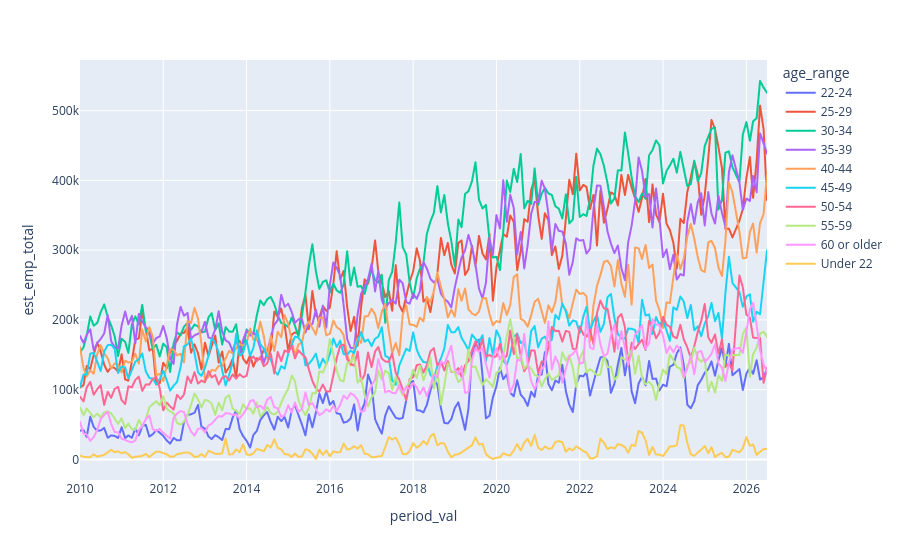

Notebook source saved alongside this figure:
### Markdown cell above
The monthly data for employment totals for specific age ranges is much 'noisier':

### Code cell
fig = px.line(df_full_emp_totals.query(
"(period == 'year_and_month') & (age_range != 'All') & (occ2010 == 'software \
developers, applications and systems software')"),
x = 'period_val', y = 'est_emp_total', 
hover_data = 'Response_Count_emp_total', 
color = 'age_range')
fig.update_xaxes(categoryorder = 'array',
categoryarray = df_full_emp_totals.query(
"period == 'year_and_month' & age_range == 'All'").sort_values(
'period_val')['period_val'].unique())

### Figure 1 — Plotly figure (JSON) as saved in the notebook; plotly's stock layout.template omitted (floating-point values rounded to 4 significant figures; data arrays with more than 128 entries replaced by an {"elided": "..."} marker saying what was removed)
{"data": [{"customdata": {"elided": "198x1 int values"}, "hovertemplate": "age_range=22-24<br>period_val=%{x}<br>est_emp_total=%{y}<br>Response_Count_emp_total=%{customdata[0]}<extra></extra>", "legendgroup": "22-24", "line": {"color": "#636efa", "dash": "solid"}, "marker": {"symbol": "circle"}, "mode": "lines", "name": "22-24", "showlegend": true, "type": "scattergl", "x": {"elided": "198 str values"}, "xaxis": "x", "y": {"elided": "198 float values"}, "yaxis": "y"}, {"customdata": {"elided": "198x1 int values"}, "hovertemplate": "age_range=25-29<br>period_val=%{x}<br>est_emp_total=%{y}<br>Response_Count_emp_total=%{customdata[0]}<extra></extra>", "legendgroup": "25-29", "line": {"color": "#EF553B", "dash": "solid"}, "marker": {"symbol": "circle"}, "mode": "lines", "name": "25-29", "showlegend": true, "type": "scattergl", "x": {"elided": "198 str values"}, "xaxis": "x", "y": {"elided": "198 float values"}, "yaxis": "y"}, {"customdata": {"elided": "198x1 int values"}, "hovertemplate": "age_range=30-34<br>period_val=%{x}<br>est_emp_total=%{y}<br>Response_Count_emp_total=%{customdata[0]}<extra></extra>", "legendgroup": "30-34", "line": {"color": "#00cc96", "dash": "solid"}, "marker": {"symbol": "circle"}, "mode": "lines", "name": "30-34", "showlegend": true, "type": "scattergl", "x": {"elided": "198 str values"}, "xaxis": "x", "y": {"elided": "198 float values"}, "yaxis": "y"}, {"customdata": {"elided": "198x1 int values"}, "hovertemplate": "age_range=35-39<br>period_val=%{x}<br>est_emp_total=%{y}<br>Response_Count_emp_total=%{customdata[0]}<extra></extra>", "legendgroup": "35-39", "line": {"color": "#ab63fa", "dash": "solid"}, "marker": {"symbol": "circle"}, "mode": "lines", "name": "35-39", "showlegend": true, "type": "scattergl", "x": {"elided": "198 str values"}, "xaxis": "x", "y": {"elided": "198 float values"}, "yaxis": "y"}, {"customdata": {"elided": "198x1 int values"}, "hovertemplate": "age_range=40-44<br>period_val=%{x}<br>est_emp_total=%{y}<br>Response_Count_emp_total=%{customdata[0]}<extra></extra>", "legendgroup": "40-44", "line": {"color": "#FFA15A", "dash": "solid"}, "marker": {"symbol": "circle"}, "mode": "lines", "name": "40-44", "showlegend": true, "type": "scattergl", "x": {"elided": "198 str values"}, "xaxis": "x", "y": {"elided": "198 float values"}, "yaxis": "y"}, {"customdata": {"elided": "198x1 int values"}, "hovertemplate": "age_range=45-49<br>period_val=%{x}<br>est_emp_total=%{y}<br>Response_Count_emp_total=%{customdata[0]}<extra></extra>", "legendgroup": "45-49", "line": {"color": "#19d3f3", "dash": "solid"}, "marker": {"symbol": "circle"}, "mode": "lines", "name": "45-49", "showlegend": true, "type": "scattergl", "x": {"elided": "198 str values"}, "xaxis": "x", "y": {"elided": "198 float values"}, "yaxis": "y"}, {"customdata": {"elided": "198x1 int values"}, "hovertemplate": "age_range=50-54<br>period_val=%{x}<br>est_emp_total=%{y}<br>Response_Count_emp_total=%{customdata[0]}<extra></extra>", "legendgroup": "50-54", "line": {"color": "#FF6692", "dash": "solid"}, "marker": {"symbol": "circle"}, "mode": "lines", "name": "50-54", "showlegend": true, "type": "scattergl", "x": {"elided": "198 str values"}, "xaxis": "x", "y": {"elided": "198 float values"}, "yaxis": "y"}, {"customdata": {"elided": "198x1 int values"}, "hovertemplate": "age_range=55-59<br>period_val=%{x}<br>est_emp_total=%{y}<br>Response_Count_emp_total=%{customdata[0]}<extra></extra>", "legendgroup": "55-59", "line": {"color": "#B6E880", "dash": "solid"}, "marker": {"symbol": "circle"}, "mode": "lines", "name": "55-59", "showlegend": true, "type": "scattergl", "x": {"elided": "198 str values"}, "xaxis": "x", "y": {"elided": "198 float values"}, "yaxis": "y"}, {"customdata": {"elided": "198x1 int values"}, "hovertemplate": "age_range=60 or older<br>period_val=%{x}<br>est_emp_total=%{y}<br>Response_Count_emp_total=%{customdata[0]}<extra></extra>", "legendgroup": "60 or older", "line": {"color": "#FF97FF", "dash": "solid"}, "marker": {"symbol": "circle"}, "mode": "lines", "name": "60 or older", "showlegend": true, "type": "scattergl", "x": {"elided": "198 str values"}, "xaxis": "x", "y": {"elided": "198 float values"}, "yaxis": "y"}, {"customdata": {"elided": "197x1 int values"}, "hovertemplate": "age_range=Under 22<br>period_val=%{x}<br>est_emp_total=%{y}<br>Response_Count_emp_total=%{customdata[0]}<extra></extra>", "legendgroup": "Under 22", "line": {"color": "#FECB52", "dash": "solid"}, "marker": {"symbol": "circle"}, "mode": "lines", "name": "Under 22", "showlegend": true, "type": "scattergl", "x": {"elided": "197 str values"}, "xaxis": "x", "y": {"elided": "197 float values"}, "yaxis": "y"}], "layout": {"legend": {"title": {"text": "age_range"}, "tracegroupgap": 0}, "margin": {"t": 60}, "xaxis": {"anchor": "y", "categoryarray": {"elided": "198 str values"}, "categoryorder": "array", "domain": [0, 1], "title": {"text": "period_val"}}, "yaxis": {"anchor": "x", "domain": [0, 1], "title": {"text": "est_emp_total"}}}}
